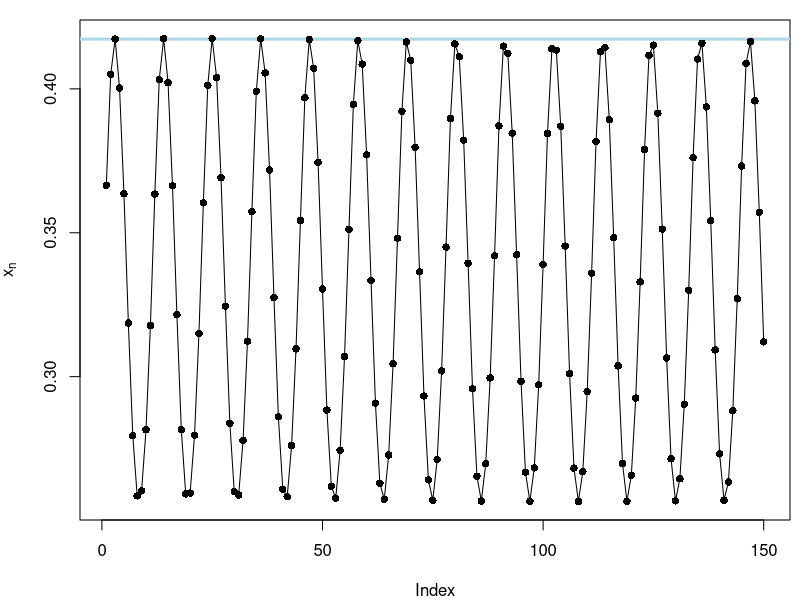
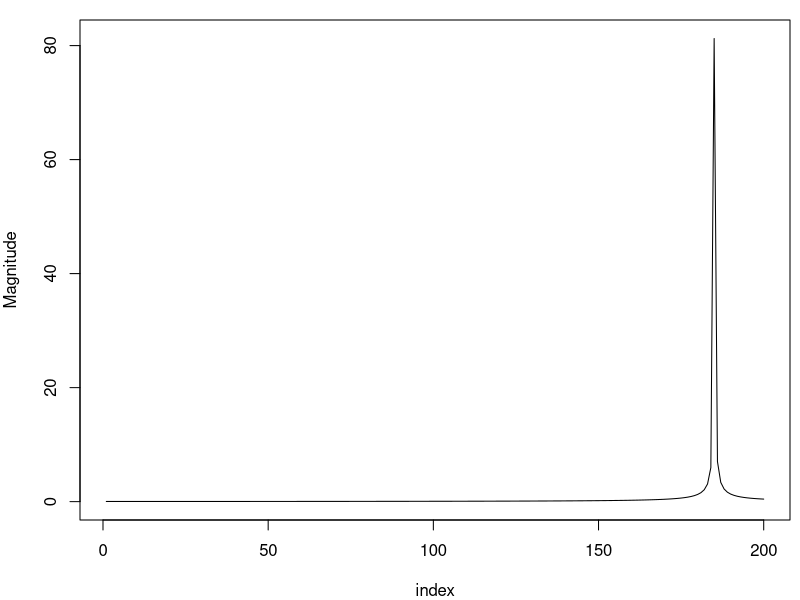
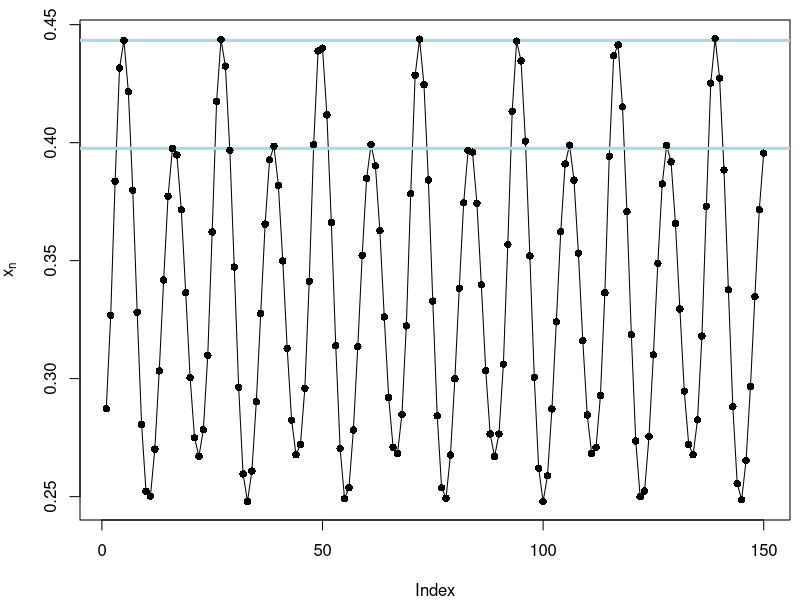
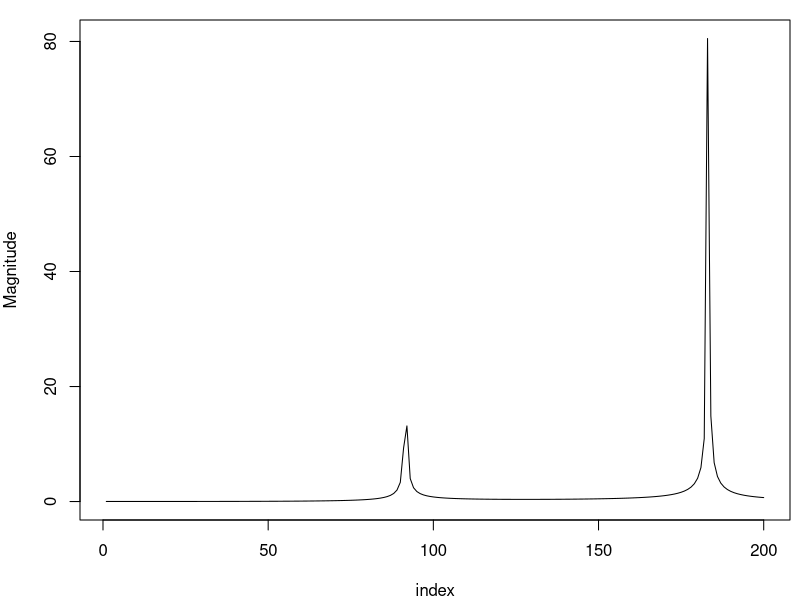
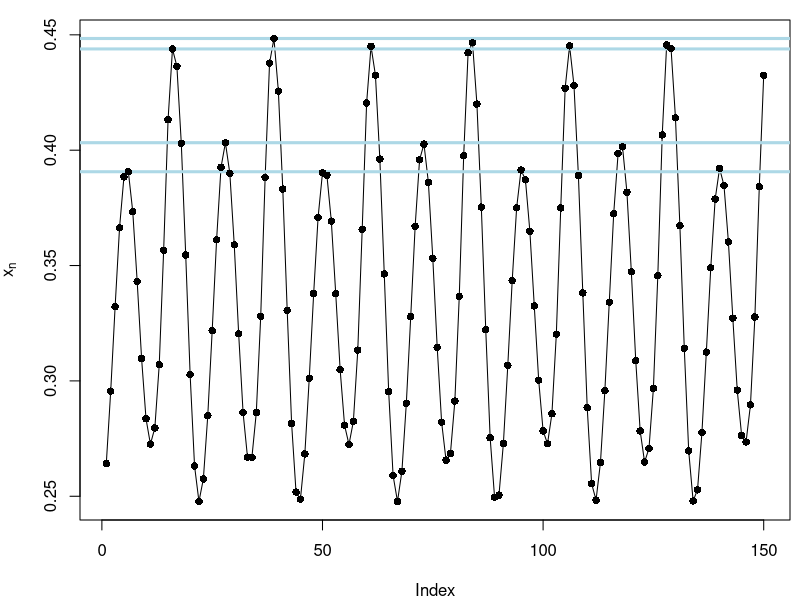
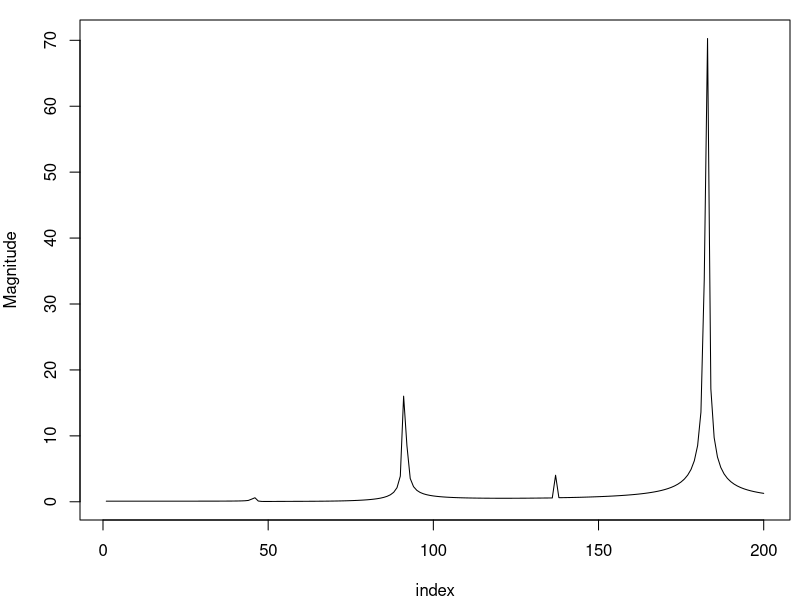
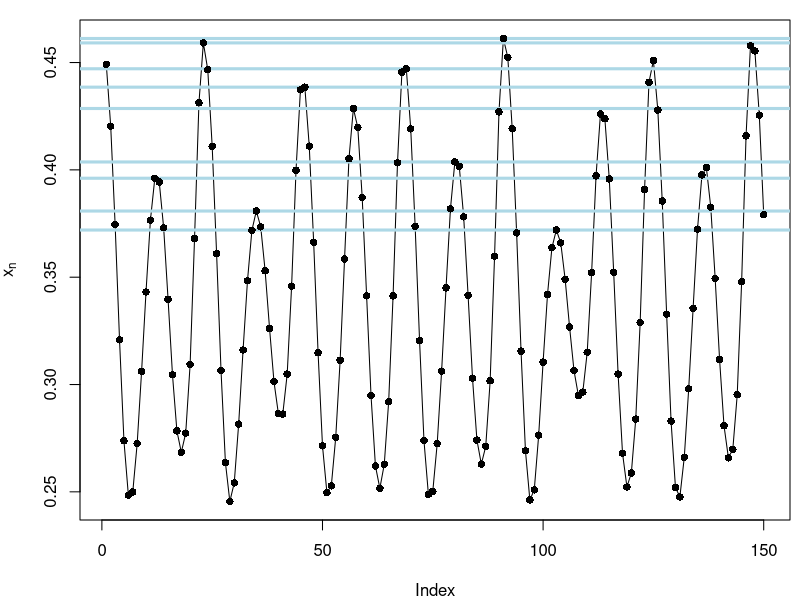
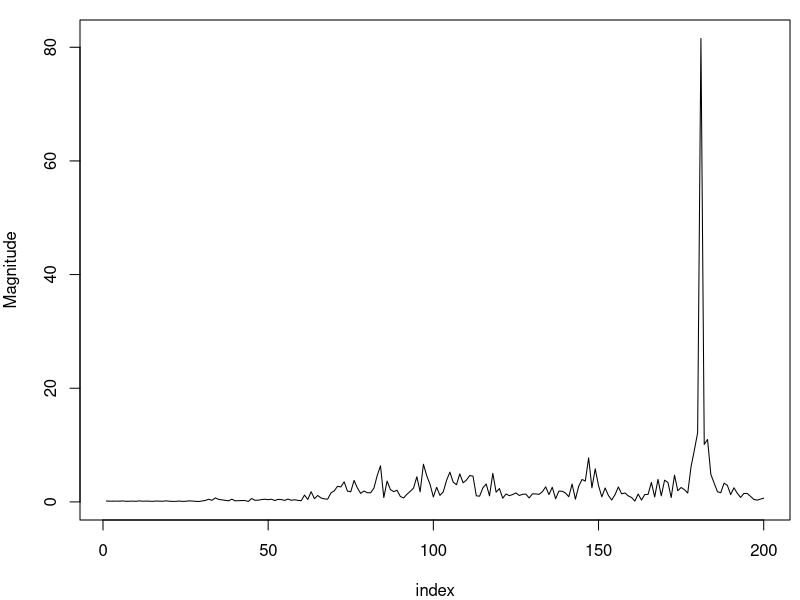

Write the R code that produced these figures, in order.
## ---- chunk 1
knitr::opts_chunk$set(
	echo = FALSE,
	cache = TRUE,
	fig.align = "center",
	warning = FALSE,
	out.width = "70%",
	tidy = TRUE,
	tidy.opts = list(width.cutoff = 60)
)
library(knitr)
## ---- chunk 2
find_loc_max = function(series, quanti){
  result=c()
  for (i in 2:(length(series)-1)) {
    if(series[i]>series[i-1] & series[i]>series[i+1]){
      quanti = quanti -1
      result = c(result, series[i])
    }
    if(quanti==0)
      break
  }
  return(result)
}
## ---- chunk 3
T = function(vector){
  x=vector[1]
  y=vector[2]
  z=vector[3]
  temp=c( mu*x*(1-x-y-z),
          beta*y*(x-z),
          gamma*y*z)
  for(i in 1:3){
    if(temp[i]<0)
      temp[i]=0
  }
  if(x+y+z>1)
    temp[1]=0
  return(temp)
}
## ---- chunk 4
mu=2.1
beta=3.36

gamma=6.8

xyz = c(0.2, 0.25, 0.05)
X11 = c()

preiterazioni=3e4
for(i in 1:preiterazioni){
  xyz=T(xyz)
}

for(i in 1:150){
  xyz=T(xyz)
  X11 = c(X11, xyz[1])
}

par(mar=c(4,4, 1, 0.5))#, mfrow=c(1,2))
plot(1:length(X11), X11, pch=".", type="l",xlab="Index", ylab=expression(x[n]))
abline(h=find_loc_max(X11,1), col="lightblue", lwd=3)
points(1:length(X11), X11,pch=16)

for(i in 1:(2048-150)){
  xyz=T(xyz)
  X11 = c(X11, xyz[1])
}

par(mar=c(4,4, 1, 0.5))
fft01 = abs(fft(X11, inverse = FALSE))[-1]
plot(1:200,fft01[1:200], type="l", xlab="index", ylab="Magnitude")
# title(main=paste("gamma = ", gamma, sep=""))
## ---- chunk 5
mu=2.1
beta=3.36

gamma=7.1

xyz = c(0.2, 0.25, 0.05)
X12 = c()

preiterazioni=3e4
for(i in 1:preiterazioni){
  xyz=T(xyz)
}

for(i in 1:150){
  xyz=T(xyz)
  X12 = c(X12, xyz[1])
}

par(mar=c(4,4, 1, 0.5))
plot(1:length(X12), X12, pch=".", type="l",xlab="Index", ylab=expression(x[n]))
abline(h=find_loc_max(X12, 2), col="lightblue", lwd=3)
# abline(h=X12[39], col="lightblue", lwd=3)
points(1:length(X12), X12,pch=16)
## ---- chunk 6
for(i in 1:(2048-150)){
  xyz=T(xyz)
  X12 = c(X12, xyz[1])
}

par(mar=c(4,4, 1, 0.5))
fft02 = abs(fft(X12, inverse = FALSE))[-1]
plot(1:200,fft02[1:200], type="l", xlab="index", ylab="Magnitude")
## ---- chunk 7
mu=2.1
beta=3.36

gamma=7.18

xyz = c(0.2, 0.25, 0.05)
X13 = c()

preiterazioni=3e4
for(i in 1:preiterazioni){
  xyz=T(xyz)
}

for(i in 1:150){
  xyz=T(xyz)
  X13 = c(X13, xyz[1])
}

par(mar=c(4,4, 1, 0.5))
plot(1:length(X13), X13, pch=".", type="l",xlab="Index", ylab=expression(x[n]))
abline(h=find_loc_max(X13, 4), col="lightblue", lwd=3)
points(1:length(X13), X13,pch=16)
## ---- chunk 8
for(i in 1:(2048-150)){
  xyz=T(xyz)
  X13 = c(X13, xyz[1])
}

par(mar=c(4,4, 1, 0.5))
fft03 = abs(fft(X13, inverse = FALSE))[-1]
plot(1:200,fft03[1:200], type="l", xlab="index", ylab="Magnitude")
## ---- chunk 9
mu=2.1
beta=3.36

gamma=7.4
# gamma=8

xyz = c(0.2, 0.25, 0.05)
X14 = c()

preiterazioni=3e4
for(i in 1:preiterazioni){
  xyz=T(xyz)
}

for(i in 1:150){
  xyz=T(xyz)
  X14 = c(X14, xyz[1])
}

par(mar=c(4,4, 1, 0.5))
plot(1:length(X14), X14, pch=".", type="l",xlab="Index", ylab=expression(x[n]))
abline(h=find_loc_max(X14, 9), col="lightblue", lwd=3)
points(1:length(X14), X14,pch=16)
## ---- chunk 10
for(i in 1:(2048-150)){
  xyz=T(xyz)
  X14 = c(X14, xyz[1])
}

par(mar=c(4,4, 1, 0.5))
fft04 = abs(fft(X14, inverse = FALSE))[-1]
plot(1:200,fft04[1:200], type="l", xlab="index", ylab="Magnitude")
## ---- chunk 11
mu=2.1
beta=3.36

gamma_v = seq(6.6, 8, length=200)
df=c()

for(gamma in gamma_v){
  xyz = c(0.2, 0.25, 0.05)
  X15 = c()
  
  preiterazioni=3e3
  for(i in 1:preiterazioni){
    xyz=T(xyz)
  }
  
  iterazioni=1200
  for(i in 1:iterazioni){
    xyz=T(xyz)
    X15 = c(X15, xyz[1])
  }
  
  tt=find_loc_max(X15, iterazioni)
  for(i in tt){
    df = rbind(df, c(gamma, i))
  }
  
  cat(round((gamma-min(gamma_v))/(max(gamma_v)-min(gamma_v))*100,1), " ")
}

par(mar=c(4,4, 1, 0.5))
plot(df[,1], df[,2], pch=".", xlab="gamma", ylab="local maxima")
## ---- chunk 12
mu=2.1
gamma=6.5

beta_v = seq(3.4, 3.8, length=200)
df=c()

for(beta in beta_v){
  xyz = c(0.2, 0.25, 0.05)
  X16 = c()
  
  preiterazioni=3e3
  for(i in 1:preiterazioni){
    xyz=T(xyz)
  }
  
  iterazioni=1200
  for(i in 1:iterazioni){
    xyz=T(xyz)
    X16 = c(X16, xyz[1])
  }
  
  for(i in find_loc_max(X16, 160)){
    df = rbind(df, c(beta, i))
  }
  
  cat(round((beta-min(beta_v))/(max(beta_v)-min(beta_v))*100,1), " ")
}

par(mar=c(4,4, 1, 0.5))
plot(df[,1], df[,2], pch=".", xlab="beta", ylab="local maxima")
